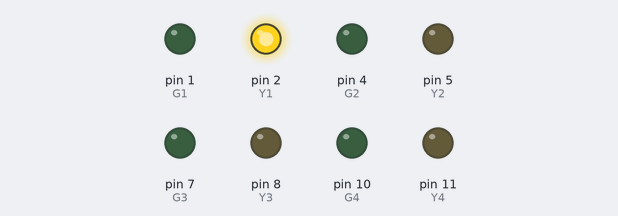
This sketch was run on a simulated Arduino Uno, built with avr-gcc and run on an emulated ATmega328P. Shown: output pins drawn as LEDs (lit = HIGH). Pins used as bus, display or sensor lines are not drawn.

Above: at 0.2 s.
At 3.7 s:
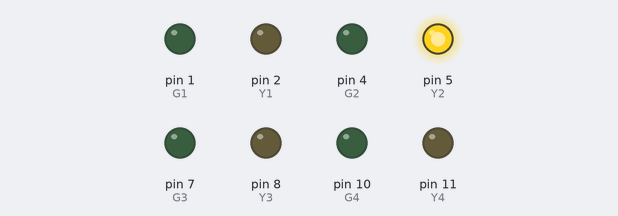
At 5.2 s:
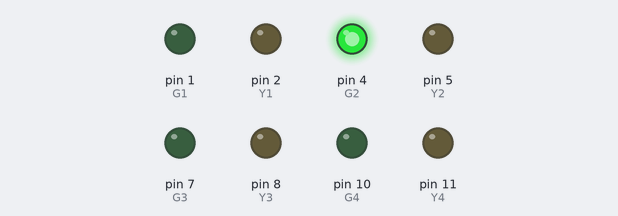
At 8.7 s:
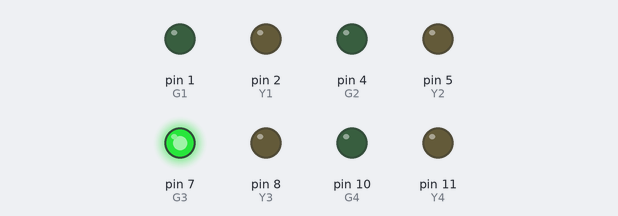
At 12.2 s:
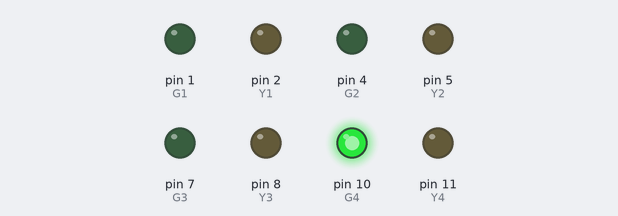
At 15.7 s:
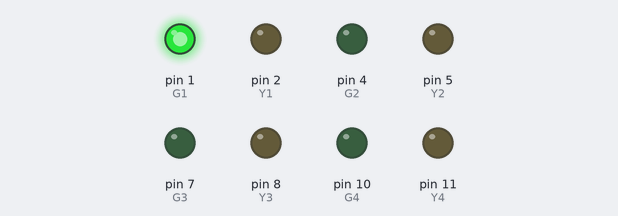
Timing chart, 0 to 18.2 s (numbered marks = the images above):
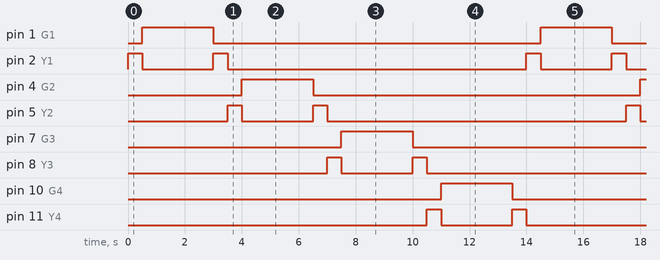

The sketch:

sketch.ino
```cpp
int G1 = 1;
int Y1 = 2;
int R1 = 3;
int G2 = 4;
int Y2 = 5;
int R2 = 6;
int G3 = 7;
int Y3 = 8;
int R3 = 9;
int G4 = 10;
int Y4 = 11;
int R4 = 12;

void setup() {
  pinMode(G1, OUTPUT);
  pinMode(Y1, OUTPUT);
  pinMode(R1, OUTPUT);
  pinMode(G2, OUTPUT);
  pinMode(Y2, OUTPUT);
  pinMode(R2, OUTPUT);
  pinMode(G3, OUTPUT);
  pinMode(Y3, OUTPUT);
  pinMode(R3, OUTPUT);
  pinMode(G4, OUTPUT);
  pinMode(Y4, OUTPUT);
  pinMode(R4, OUTPUT);
  digitalWrite(R1, HIGH);
  digitalWrite(R2, HIGH);
  digitalWrite(R3, HIGH);
  digitalWrite(R4, HIGH);

}

void loop() {
  //jalan 1
  digitalWrite(R1, LOW);
  digitalWrite(Y1, HIGH);
  delay(500);
  digitalWrite(Y1, LOW);
  digitalWrite(G1, HIGH);
  delay(2500);
  digitalWrite(G1, LOW);
  digitalWrite(Y1, HIGH);
  delay(500);
  digitalWrite(Y1, LOW);
  digitalWrite(R1, HIGH);

  //jalan 2
  digitalWrite(R2, LOW);
  digitalWrite(Y2, HIGH);
  delay(500);
  digitalWrite(Y2, LOW);
  digitalWrite(G2, HIGH);
  delay(2500);
  digitalWrite(G2, LOW);
  digitalWrite(Y2, HIGH);
  delay(500);
  digitalWrite(Y2, LOW);
  digitalWrite(R2, HIGH);

  //jalan 3
  digitalWrite(R3, LOW);
  digitalWrite(Y3, HIGH);
  delay(500);
  digitalWrite(Y3, LOW);
  digitalWrite(G3, HIGH);
  delay(2500);
  digitalWrite(G3, LOW);
  digitalWrite(Y3, HIGH);
  delay(500);
  digitalWrite(Y3, LOW);
  digitalWrite(R3, HIGH);

  //jalan 4
  digitalWrite(R4, LOW);
  digitalWrite(Y4, HIGH);
  delay(500);
  digitalWrite(Y4, LOW);
  digitalWrite(G4, HIGH);
  delay(2500);
  digitalWrite(G4, LOW);
  digitalWrite(Y4, HIGH);
  delay(500);
  digitalWrite(Y4, LOW);
  digitalWrite(R4, HIGH);

}
```

Measured:
- by itself, pin 1 (G1), pin 4 (G2), pin 7 (G3), pin 10 (G4): alternates HIGH for 2.5 s and LOW for 11.5 s
- by itself, pin 2 (Y1), pin 5 (Y2), pin 8 (Y3), pin 11 (Y4): repeats every 14.0 s: LOW 2.5 s, HIGH 0.50 s, LOW 10.5 s, HIGH 0.50 s
- by itself, everything shown: repeats every 14.0 s, in 13 steps
